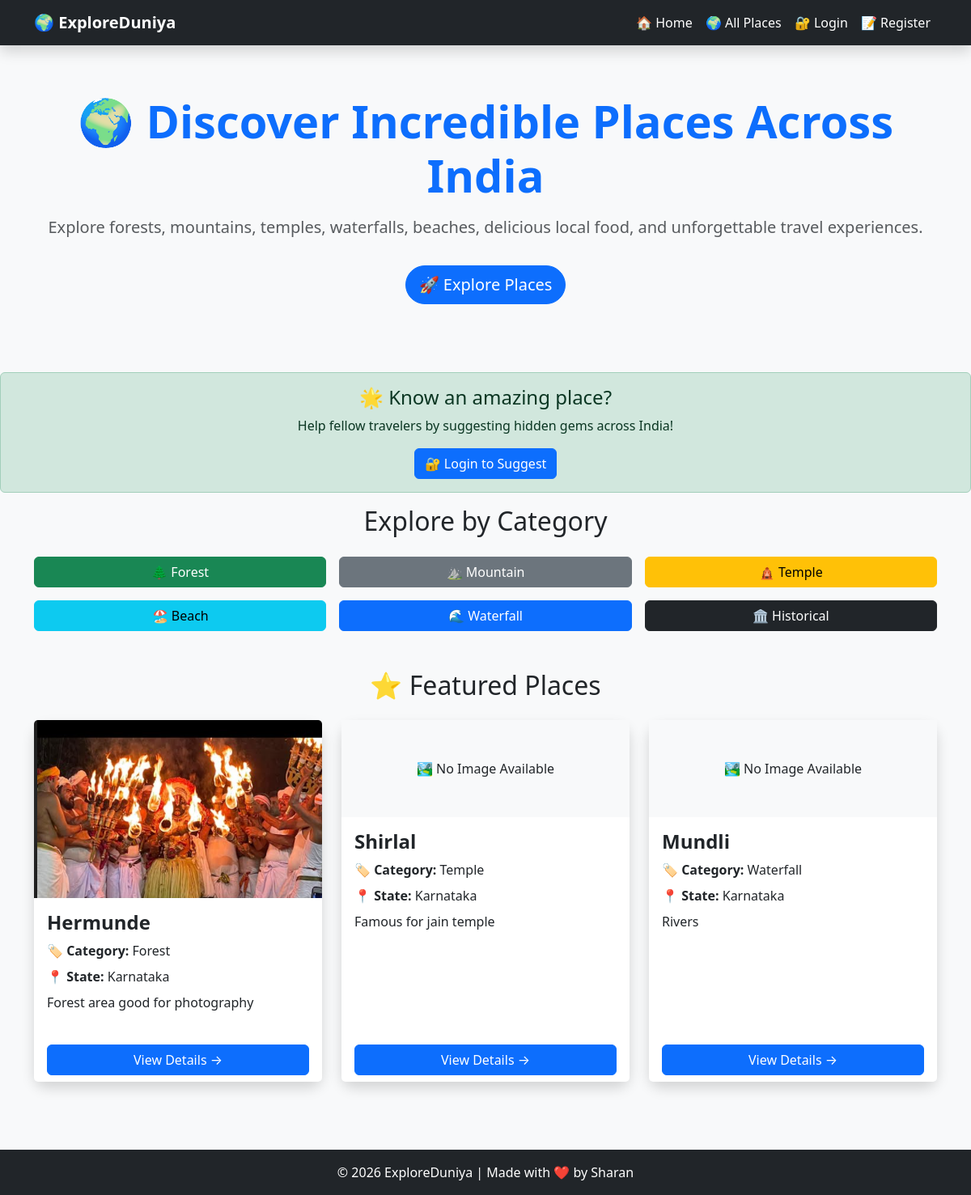
The app's page /, older data.
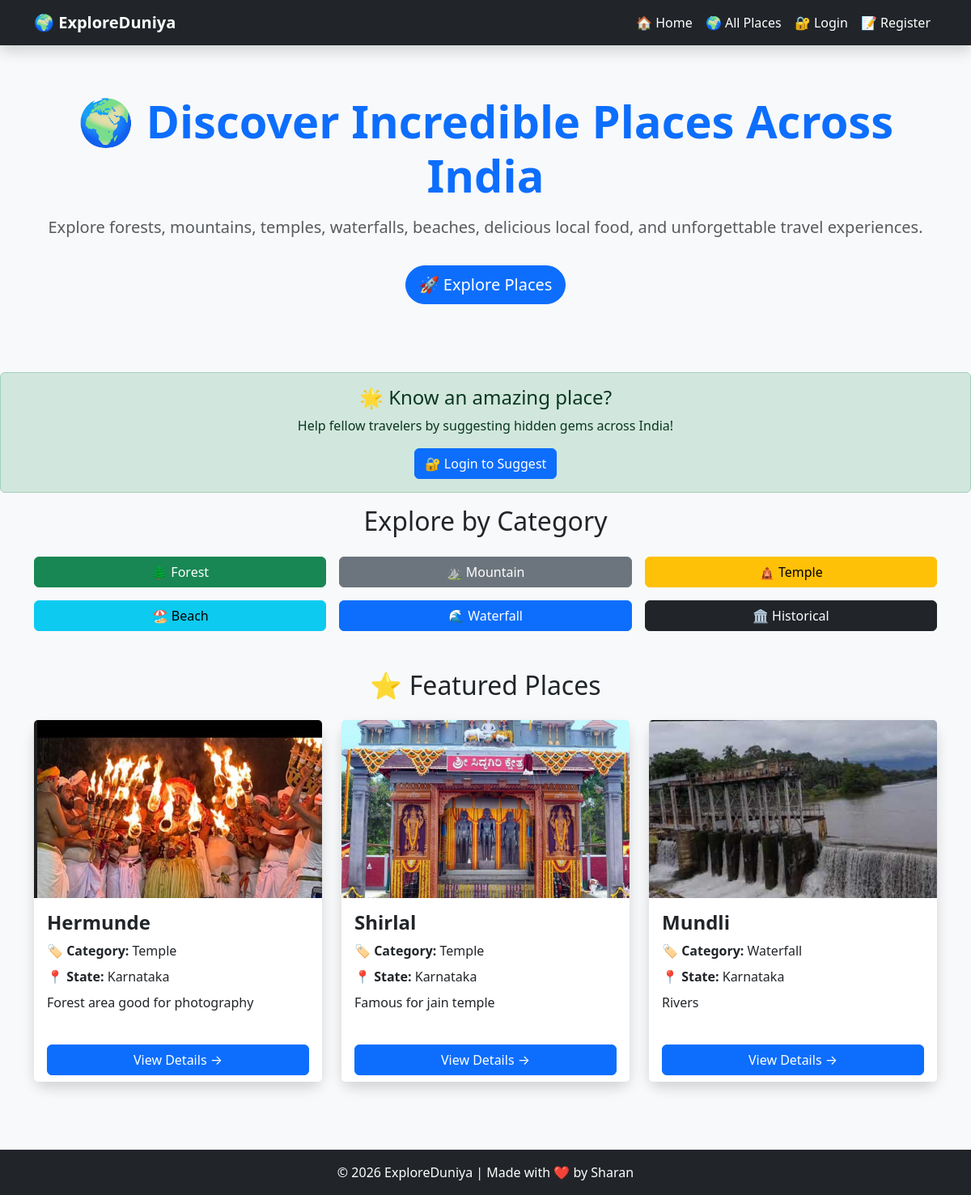
The same page, newer data.
### places/models.py (models this page shows, shortened)
class Place(models.Model):
    CATEGORY_CHOICES = [
        ("Forest", "Forest"),
        ("Mountain", "Mountain"),
        ("Temple", "Temple"),
        ("Beach", "Beach"),
        ("Waterfall", "Waterfall"),
        ("Historical", "Historical"),
        ("Food", "Food Destination"),
    ]
    name = models.CharField(max_length=100)
    state = models.CharField(max_length=100)
    district = models.CharField(
        max_length=100,
        blank=True,
        default=""
    )
    taluk = models.CharField(
        max_length=100,
        blank=True,
        default=""
    )
    description = models.TextField()
    category = models.CharField(
        max_length=50,
        choices=CATEGORY_CHOICES,
        default="Forest"
    )
    image = models.ImageField(
        upload_to="places/",
        blank=True,
        null=True
    )

### places/views.py (the view)
# urls.py: path("", home, name="home"),
def home(request):
    places = Place.objects.all()[:3]
    return render(
        request,
        "places/home.html",
        {
            "places": places,
        },
    )

### places/templates/places/home.html (shortened to what the changed rows need)
<!DOCTYPE html>
<html lang="en">
<head>
    <link href="https://cdn.jsdelivr.net/npm/bootstrap@5.3.7/dist/css/bootstrap.min.css" rel="stylesheet">
</head>
<body>
    <div class="container hero text-center">
        <h1 class="display-4 fw-bold text-primary">
            🌍 Discover Incredible Places Across India
        </h1>
    </div>
    <div class="container mb-5">
        <h2 class="text-center mb-4">
            Explore by Category
        </h2>
    </div>
    <div class="container">
        <h2 class="text-center mb-4">
            ⭐ Featured Places
        </h2>
        <div class="row">
            {% for place in places %}
            <div class="col-md-4 mb-4">
                <div class="card h-100 shadow border-0 rounded-4">
                    {% if place.image %}
                        <img
                            src="{{ place.image.url }}"
                            class="card-img-top"
                            alt="{{ place.name }}"
                            style="height:220px; object-fit:cover;"
                        >
                    {% else %}
                        <div class="text-center p-5 bg-light">
                            🏞️ No Image Available
                        </div>
                    {% endif %}
                    <div class="card-body">
                        <h4 class="fw-bold">
                            {{ place.name }}
                        </h4>
                        <p class="mb-2">
                            🏷️ <strong>Category:</strong>
                            {{ place.category }}
                        </p>
                        <p class="mb-2">
                            📍 <strong>State:</strong>
                            {{ place.state }}
                        </p>
                        <p>
                            {{ place.description|truncatewords:18 }}
                        </p>
                    </div>
                    <div class="card-footer bg-white border-0">
                        <a
                            href="/places/{{ place.id }}/"
                            class="btn btn-primary w-100"
                        >
                            View Details →
                        </a>
                    </div>
                </div>
            </div>
            {% empty %}
            <div class="col-12 text-center">
                <div class="alert alert-warning">
                    No places available yet.
                </div>
            </div>
            {% endfor %}
        </div>
    </div>
</body>
</html>

Row changes from the older to the newer data that the page shows:
changed Place "Hermunde": category "Forest" → "Temple"
changed Place "Shirlal": image: picture added; no longer shows "🏞️ No Image Available"
changed Place "Mundli": image: picture added; no longer shows "🏞️ No Image Available"
